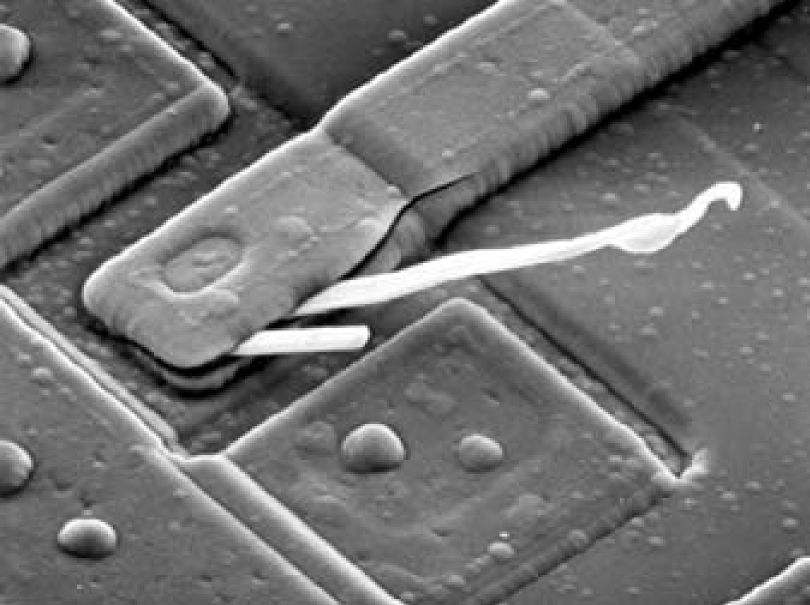
#> input picture Tutorial6/images/circuit.png, 1619 x 1210 px (shown at 1/2 size); the run also reads 1 picture not shown here
$ jupyter execute --allow-errors tut.ipynb
#> lines starting #> are read from the running program, lines starting #| are printed output that depends on the picture
# Obtaining a frequency domain transfer function from a spatial kernel

## 1. A Basic Low Pass Filter Example

Here we try to implement the example mentioned in class with a low pass filter (say the gaussian one). Recall the major steps (note that we handle the filter consistently with the image in the first 4 steps), and this somewhat merge the steps of Page 82 in lecture 3's slides:

1. Given an input image $f(x,y)$ of size $M \times N$, obtain the padding parameters $P$ and $Q$. Similarly, we select a real low pass spatial filter $h(x,y)$ with size $C \times D$. Typically, $P = 2M$ and $Q = 2N$, as the kernel size will not exceeds the size of the image, i.e. $M \geq C$ and $N \geq D$, and hence it satisfies $P \geq M + C - 1$ and $Q \geq N + D - 1$. Here the $h$ is real because we want $f \star h$ to be real given that $f$ is real.

2. Form a padded image, $f_p(x,y)$ of size $P \times Q$ by appending the necessary number of zeros to $f(x,y)$. Similarly, we pad the filter to get $h_p(x,y)$. Specially, we might pad leading zeros to the filter to recover the parity (evenness or oddness) of the filter. Then, we may pad zeros around rather than behind the filter, and if the original filter is even or odd while we pad it evenly (i.e. the number of zeros add in row/column is symmetric on both sides), we can claim that it's still even or odd (shown in section about Symmetry Properties in the textbook, to be mentioned later).

3. Multiply $f_p(x,y)$ by $(-1)^{x+y}$ to center its transform. Do the same thing for the filter.

4. Compute the DFT, $F_p(u,v)$ of the image from step 3. Also do that for the filter and get $H_p(u,v)$.

5. If $h_p(x,y)$ is even, drop the imaginary part of $H_p(u,v)$; if $h_p(x,y)$ is odd, drop the real part of $H_p(u,v)$; otherwise no need to do the correction (Optional).

6. Form the product $G(u,v) = H(u,v)F(u,v)$ using array multiplication

7. Obtain the processed image $g_p(x,y) = \{real [ \mathcal{F}^{-1}[G(u,v)]] \}(-1)^{x+y}$, where the real part is selected in order to ignore parasitic complex components resulting from computational inaccuracies

8. Obtain the final processed result, $g(x,y)$, by extracting the $M \times N$ region from the top, left quadrant of $g_p(x,y)$

9. If the filter is padded around rather than padded using zeros after it, we need to roll the image, and the shift distance in row and column equals that distance between the pad-around filter and the pad-after filter, except for a negative sign (Optional, if the filter is padded commonly).

Below we implement a function to check whether a function is numerically even or odd (the definition is of even and odd are the same except that you regard $\hat{x}=(x,y)$ as a vector for the input, where $-\hat{x} = (-x, -y)$, and we have $f(-\hat{x})=f(\hat{x})$ for even function with $f(-\hat{x})=-f(\hat{x})$ for odd function).

However, this is almost correct but not fully correct. It's mainly because the counter-intuitive setting in the discrete case.

By checking the definition in parity in section 4.6.4 Symmetry Properties on Page 239 of the textbook, Edition 3 (or Page 243, Edition 4), we shall see that the evenness and oddness are defined on the even part and the odd part of the function:

$$
f(x,y) = f_e(x,y) + f_o(x,y)
$$

where the even part $f_e(x,y)$ and the odd part $f_o(x,y)$ are defined as

$$
f_e(x,y) \triangleq \frac{f(x,y) + f(-x, -y)}{2} \\
f_o(x,y) \triangleq \frac{f(x,y) - f(-x, -y)}{2}
$$

We say the function is even when its odd part equals zero, and even when its even part equals zero. This seems to follow our definition. However, in the discrete case, the definition of even and odd becomes:

$$
f_e(x,y) = f_e(M-x, N-y) \\
f_o(x,y) = -f_o(M-x, N-y)
$$

Here we can see that $f_o(0,0) = 0$; and $f_o(M/2, N/2)$ if $M \mod 2 = 0$ and $N \mod 2 = 0$ for a even function. We can also see that it doesn't require $f(0, y), \forall y$ and $f(x, 0), \forall x$, to have any property for a even function.

Hence, we can fetch the first element (with all-zero index), and see whether it's 0 first, as a necessary condition for the odd function. If there is only one element and it's 0, this would be a even and odd function, else it'd be even. When there are more than one elements, we make slices starting from 1 in any dimension, and divided the flattened array into two parts, the first half part and the second half part. We reverse the second half part here. If the remaining array size can not be exactly divided by 2, there will be one element at the center, which doesn't belong to the first half or the second half. This one being zero is also a necessary condition for the function to be odd when it exists. Then we can check whether the first half element-wise equals the second half. If so, with the other necessary condition of being odd, we can claimed that it's odd. Otherwise, we then check whether they are element-wisely complementary, i.e. the sign is the only difference. If so, the function should be even, or else we can only say that it's neither even or odd.

Here we implement a intuitive function `check_even_odd_center` with the original intuitive definition which is wrong, but it provides the inspiration that can be utilized, while `check_even_odd_1d` and `check_even_odd_2d` are correct for the 1-D and 2-D case.

[cell 1]
import numpy as np
# Note: below is a incorrect version that consider the center of the matrix as f(0,0). It's intuitive but it's incorrect.
def check_even_odd_center(x: np.ndarray)->int:
    '''
    Returns
    ----------------
    0:  even and odd
    1:  odd
    2:  even
    3:  not even or odd
    '''
    x = x.flatten()
    s = x.size
    if s == 0:
        raise ValueError('The input should not be empty')
    elif s == 1:
        if x[0] == 0:
            return 0
        else:
            return 2
    elif s % 2 == 0:
        m = s // 2
        l = x[:m]
        r = np.flip(x[m:])
        if np.all(l==r):
            return 2
        elif np.all(l==-r):
            return 1
        else:
            return 3
    else:
        m = (s - 1) // 2
        l = x[:m]
        r = np.flip(x[m+1:])
        if np.all(l==r):
            return 2
        elif np.all(l==-r) and x[m] == 0:
            return 1
        else:
            return 3

# This is the correct version to use for 1-d case
def check_even_odd_1d(x: np.ndarray)->int:
    '''
    Returns
    ----------------
    0:  even and odd
    1:  odd
    2:  even
    3:  not even or odd
    '''
    s = x.size
    if s == 0:
        raise ValueError('The input should not be empty')
    elif s == 1:
        if x[0] == 0:
            return 0
        else:
            return 2
    elif s % 2 == 0:
        m = s // 2
        l = x[1:m]
        r = np.flip(x[m+1:])
        if x[0] == 0 and x[m] == 0 and np.all(l==-r):
            return 1
        elif np.all(l==r):
            return 2
        else:
            return 3
    else:
        m = s // 2
        l = x[1:m+1]
        r = np.flip(x[m+1:])
        if x[0] == 0 and np.all(l==-r):
            return 1
        elif np.all(l==r):
            return 2
        else:
            return 3

def check_even_odd_2d(x: np.ndarray)->int:
    '''
    Returns
    ----------------
    0:  even and odd
    1:  odd
    2:  even
    3:  not even or odd
    '''
    s = x.size
    M, N = x.shape
    if s == 0:              # shape of np.array([[]]) is (1,0)
        raise ValueError('The input should not be empty')
    elif s == 1:
        if x[0,0] == 0:
            return 0
        else:
            return 2
    elif M % 2 == 0 and N % 2 == 0:
        m = M // 2
        n = N // 2
        xt = x[1:,1:].flatten()
        mm = (m-1)*(N-1)+(n-1)
        l = xt[:mm]
        r = np.flip(xt[mm+1:])
        if x[0,0] == 0 and x[m,n] == 0 and np.all(l==-r):
            return 1
        elif np.all(l==r):
            return 2
        else:
            return 3
    else:
        m = M // 2
        n = N // 2
        xt = x[1:,1:].flatten()
        if M % 2 == 0 and N % 2 != 0:
            mm = (m-1)*(N-1)+(n-1) + 1
        else:
            mm = m*(N-1)
        l = xt[:mm]
        r = np.flip(xt[mm:])
        if x[0,0] == 0 and np.all(l==-r):
            return 1
        elif np.all(l==r):
            return 2
        else:
            return 3

k1 = np.array([[1, 2, 1],
               [2, 4, 2],
               [1, 2, 1]])
k2 = np.array([[-1, 0, 1],
               [-2, 0, 2],
               [-1, 0, 1]])
k3 = np.array([[-1, 3, 1],
               [-2, 4, 2],
               [-1, 2, 6]])

print('wrong conclusion:', check_even_odd_center(k1))
print('wrong conclusion:', check_even_odd_center(k2))
print('wrong conclusion:', check_even_odd_center(k3))

print('actual conclusion:', check_even_odd_2d(k1))
print('actual conclusion:', check_even_odd_2d(k2))
print('actual conclusion:', check_even_odd_2d(k3))

a = np.array([2,  1,  1,  1])               # even

b = np.array([0, -1,  0,  1])               # odd

c = np.array([[0,  0,  0,  0,  0,  0],      # even
              [0,  0,  0,  0,  0,  0],
              [0,  0, -1,  0,  1,  0],
              [0,  0, -2,  0,  2,  0],
              [0,  0, -1,  0,  1,  0],
              [0,  0,  0,  0,  0,  0]])

d = np.array([[0,  0,  0,  0,  0],          # odd
              [0,  0,  0,  0,  0],
              [0,  2, -1, -1,  2],
              [0,  0,  0,  0,  0]])

e = np.array([[1]])                         # even

f = np.array([[0]])                         # even and odd

g = np.array([[0,  0,  0,  0,  0],
              [0,  1,  2,  3,  4],
              [0,  2,  1,  1, -2],
              [0, -2,  1,  1,  2],
              [0,  4,  3,  2,  1]])         # even

h = np.array([[0,  0,  0],
              [0,  1,  2],
              [0,  2,  1],
              [0, -1, -2],
              [0, -2, -1]])                 # odd

i = np.array([[-3,  0,  0],
              [ 0,  1,  2],
              [ 0,  2,  1],
              [ 0, -1, -2],
              [ 0, -2, -1]])                # not odd or even

print(check_even_odd_1d(a))
print(check_even_odd_1d(b))
print(check_even_odd_2d(c))
print(check_even_odd_2d(d))
print(check_even_odd_2d(e))
print(check_even_odd_2d(f))
print(check_even_odd_2d(g))
print(check_even_odd_2d(h))
print(check_even_odd_2d(i))

Now we can extend it to the n-dimensional case, using the process we mentioned above:

[cell 2]
def check_even_odd_inner(x: np.ndarray)->int:
    '''
    Returns
    ----------------
    1:  odd
    2:  even
    3:  not even or odd
    4:  empty
    '''
    s = x.size  # x.flat doesn't have size
    x = x.flat
    if s == 0:
        return 4        # different from the center function
    elif s == 1:
        if x[0] == 0:
            return 1    # different from the center function
        else:
            return 2
    elif s % 2 == 0:
        m = s // 2
        l = x[:m]
        r = np.flip(x[m:])
        if np.all(l==r):
            return 2
        elif np.all(l==-r):
            return 1
        else:
            return 3
    else:
        m = (s - 1) // 2
        l = x[:m]
        r = np.flip(x[m+1:])
        if np.all(l==r):
            return 2
        elif np.all(l==-r) and x[m] == 0:
            return 1
        else:
            return 3

def check_even_odd_nd(x: np.ndarray)->int:
    '''
    Returns
    ----------------
    0:  even and odd
    1:  odd
    2:  even
    3:  not even or odd
    '''
    x = np.squeeze(x)
    s = x.size
    dim = x.ndim
    if s == 0:
        raise ValueError('The input should not be empty')
    else:
        x0 = x.flat[0]
        if s == 1:
            if x0 == 0:
                return 0
            else:
                return 2
        else:
            idx_inner = tuple([slice(1,None)] * dim)
            xc = x[idx_inner]
            i = check_even_odd_inner(xc)
            if i == 3:
                return 3
            if (i == 1 or i == 4):
                if x0 == 0:
                    return 1
                else:
                    return 3
            if i == 2:
                return 2

print(check_even_odd_nd(a))
print(check_even_odd_nd(b))
print(check_even_odd_nd(c))
print(check_even_odd_nd(d))
print(check_even_odd_nd(e))
print(check_even_odd_nd(f))
print(check_even_odd_nd(g))
print(check_even_odd_nd(h))
print(check_even_odd_nd(i))

This is the function that add leading zeros to a filter, and we may use it later.

[cell 3]
def add_leading_zeros(kernel: np.ndarray):
    C, D = kernel.shape
    A = C + 1
    B = D + 1
    result = np.zeros((A,B), dtype=kernel.dtype)
    result[1:,1:] = kernel
    return result

k1p = add_leading_zeros(k1)
k2p = add_leading_zeros(k2)
k3p = add_leading_zeros(k3)

print(k1); print(k1p)
print(k2); print(k2p)
print(k3); print(k3p)

For the implementation of our initial version in obtaining a frequency domain transfer function from a spatial kernel, we shall omit step 5 and consider it later.

[cell 4]
import cv2 as cv
from scipy.fft import fftn, ifftn                                 # emphasize again that the `fft` is not hard to implement. you may check the last tutorial
import matplotlib.pyplot as plt

img_path = 'images/circuit.png'

img = cv.imread(img_path, 0)
#> img is the input picture: shape (1210, 1619); min 0, max 255, mean 112.7

M, N = img.shape                                                  # Step 1.1 Get the shape of the image

P = 2 * M
Q = 2 * N                                                         # Step 1.* Decide the size of padding

# >>>>>>>>>>>>>>>>> construct the filter <<<<<<<<<<<<<<<<<
lp_filter = np.array([[2, 4,  5,  4,  2],
                      [4, 9,  12, 9,  4],
                      [5, 12, 15, 12, 5],
                      [4, 9,  12, 9,  4],
                      [2, 4,  5,  4,  2]], dtype=float)            # a symmetric filter, with larger value in the middle
lp_filter /= np.sum(lp_filter)                                     # normalize the filter (to ensure that the summation is 1)

C, D = lp_filter.shape                                             # Step 1.2 Get the shape of the filter

lp_filter_p = np.zeros((P,Q), dtype=float)
lp_filter_p[:C, :D] = lp_filter[:C, :D]                            # Step 2.2 Pad the filter

X = np.arange(P)[:,None]
Y = np.arange(Q)
shift_mask = (-1) ** (X + Y)                                       # Step 3.* Construct the shifting mask

# here we don't use `fftshift` in the frequency domain, but multiple (-1)^(x+y) in the spatial domain
lp_filter_shift = lp_filter_p * shift_mask                         # Step 3.2 Shift the filter

# >>>>>>>>>>> finish constructing the filter <<<<<<<<<<<<<

img_p = np.zeros((P,Q))
img_p[:M, :N] = img[:M, :N]                                        # Step 2.1 Pad the image

img_shift = img_p * shift_mask
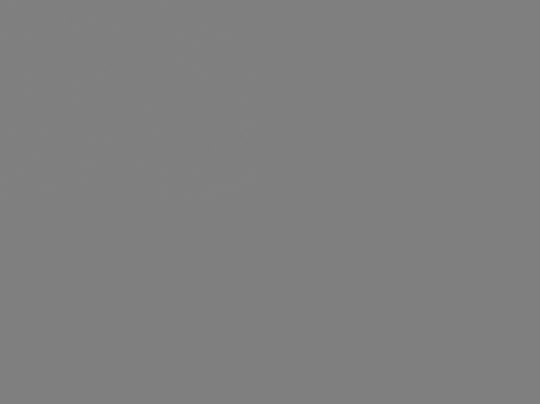
#> img_shift: shape (2420, 3238) float64 (shown at 1/6 size); min -255, max 255, mean 0; drawn with min black and max white
img_shift_to_show = np.where(img_shift > 0, img_shift, 0)          # just for plotting (negative number could influence the visual result -> set as 0)
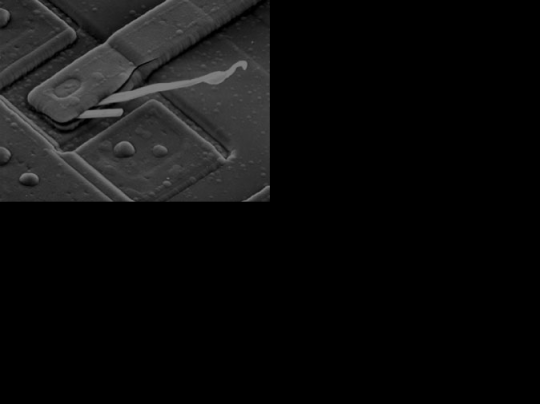
#> img_shift_to_show: shape (2420, 3238) float64 (shown at 1/6 size); min 0, max 255, mean 14.1

fimg = fftn(img_shift)                                             # Step 4.1 Fourier Transform over the image
flp_filter_shift = fftn(lp_filter_shift)                           # Step 4.2 Fourier Transform over the filter

    #    >>>>>>>   omit step 5 here   <<<<<<

cimg = fimg * flp_filter_shift                                     # Step 6   Form the product of the image and the filter at the frequency domain
iimg = np.real(ifftn(cimg)) * shift_mask                           # Step 7   Inverse Fourier Transform with Shifting
iimg_crop = iimg[:M,:N]                                            # Step 8   crop the image

fimg_to_show = np.log(np.abs(fimg) + 1e-8)                         # just for plotting; + 10^(-8) to avoid log(0)
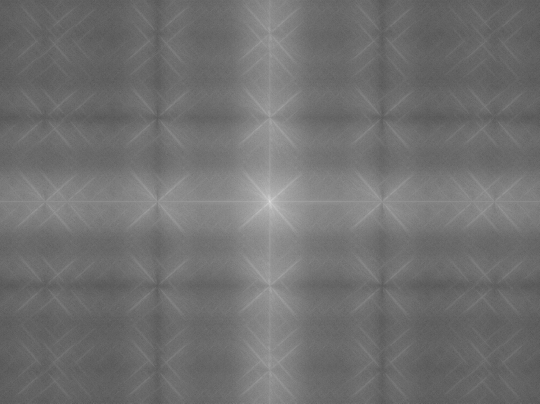
#> fimg_to_show: shape (2420, 3238) float64 (shown at 1/6 size); min -1.9, max 19.21, mean 7.45; drawn with min black and max white
flp_filter_shift_to_show = np.abs(flp_filter_shift)                # just for plotting (no log here)
cimg_to_show = np.log(np.abs(cimg) + 1e-8)                         # just for plotting; + 10^(-8) to avoid log(0)
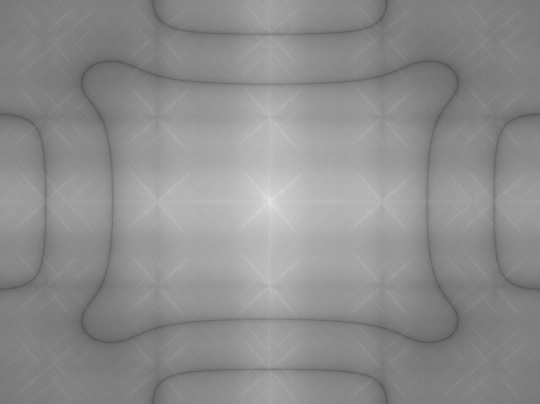
#> cimg_to_show: shape (2420, 3238) float64 (shown at 1/6 size); min -15.98, max 19.21, mean 3.58; drawn with min black and max white

# >>>>>>>>>>>>>>>>> plot the results <<<<<<<<<<<<<<<<<<<
L = max(M, N)
L0 = 18
W = L0 * N / L
H = L0 * M / L
plt.figure(figsize=(W,H))
plt.subplot(331); plt.imshow(img, 'gray'); plt.title('(a) Original')      # Semicolons (i.e. ";") can delimit statements if you wish to put multiple statements on the same line
plt.subplot(332); plt.imshow(img_p, 'gray'); plt.title('(b) Padded')
plt.subplot(333); plt.imshow(img_shift_to_show, 'gray'); plt.title(r'(c) $\times (-1)^{x+y}$')
plt.subplot(334); plt.imshow(fimg_to_show, 'gray'); plt.title('(d) Image Spectrum (log)')
plt.subplot(335); plt.imshow(flp_filter_shift_to_show, 'gray'); plt.title('(e) Filter Spectrum')
plt.subplot(336); plt.imshow(cimg_to_show, 'gray'); plt.title(r'(f) $F(u,v)H(u,v)$ Spectrum (log)')
plt.subplot(337); plt.imshow(iimg, 'gray'); plt.title('(g) Processed')
plt.subplot(338); plt.imshow(iimg_crop, 'gray'); plt.title('(h) Cropped')
plt.show()
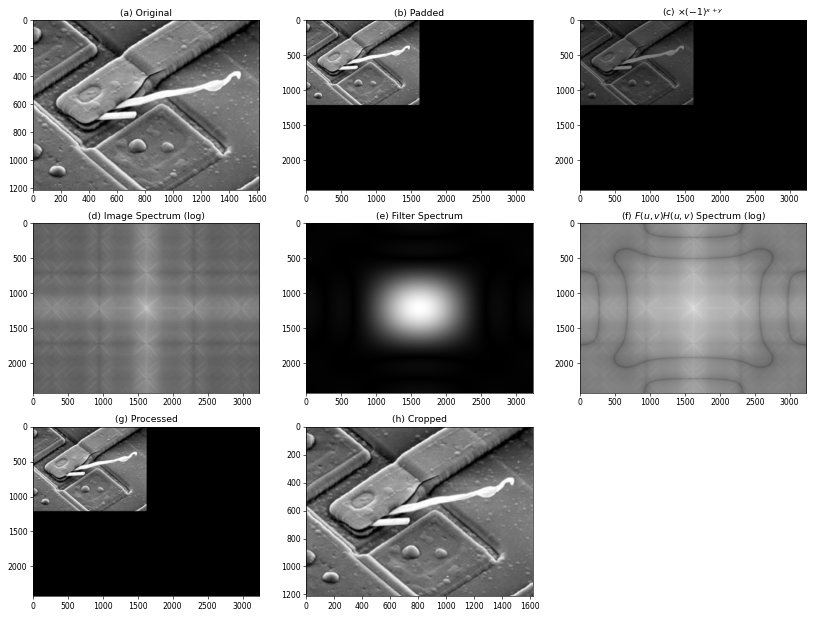
#> figure drawn by matplotlib, 8 panels
# >>>>>>>>>>>> finish plotting the result <<<<<<<<<<<<<<

As mentioned above, real part is selected for the handled image in order to ignore parasitic complex components resulting from computational inaccuracies, since the fact that $f$ and $h$ are real ensures that $f \star h$ is real. Here we may check the computational inaccuracies by printing (some proportion of) the imaginary part of the handled image.

[cell 5]
iimg_tmp = ifftn(cimg)
I = np.imag(iimg_tmp)
#> (the rest of the program and of its run is left out)
